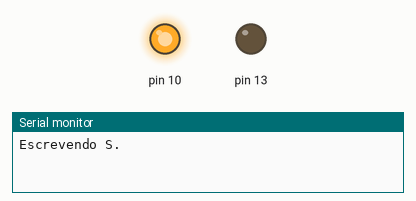
This sketch was run on a simulated Arduino Uno, built with avr-gcc and run on an emulated ATmega328P. Shown: output pins drawn as LEDs (lit = HIGH), the last lines printed to the serial monitor.

Above: at 0.9 s.
At 6.7 s:
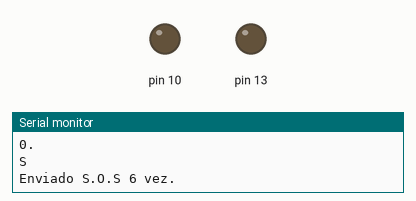
Timing chart, 0 to 7.0 s (numbered marks = the images above):
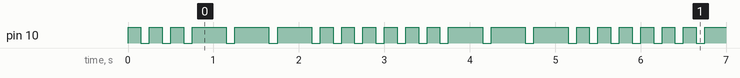

The sketch:

CodigoMorseFuncao.ino
```cpp
//byte led = 10;
int y = 0;

void setup()
{
  pinMode(10, OUTPUT);
  pinMode(13, OUTPUT);
  Serial.begin(9600);
}

void loop()
{
  piscaLed(150, 100, 10, 3); //Argumentos
  Serial.println("Escrevendo S.");
  piscaLed(400, 100, 10, 3);
  Serial.println("0.");
  piscaLed(150, 100, 10, 3);
  Serial.println("S");
  Serial.println("Enviado S.O.S "+String(y)+" vez."); //Concatenando variáveis

  /*piscaLed(150, 100, 13, 10);
  Serial.println("Escrevendo S.");
  piscaLed(400, 100, 13, 10);
  Serial.println("0.");
  piscaLed(150, 100, 13, 10);
  Serial.println("S");
  Serial.println("Enviado S.O.S");*/
}
//Void é uma função vazia, não retorna nada
int piscaLed(int tempLig, int tempDesl, byte porta, int qtd) //Argumentos
{
  for (int x = 0; x < qtd; x++)
  {
    digitalWrite(porta, HIGH);
    delay(tempLig);
    digitalWrite(porta, LOW);
    delay(tempDesl);
  }

  y++;
  return y; //Retorna o valor do incremento do y
}
```

Measured:
- by itself, pin 10: repeats every 3.0 s: 2 × (LOW 0.10 s, HIGH 0.15 s), 3 × (LOW 0.10 s, HIGH 0.40 s), 4 × (LOW 0.10 s, HIGH 0.15 s)
- by itself, everything shown: repeats every 3.0 s, in 18 steps
